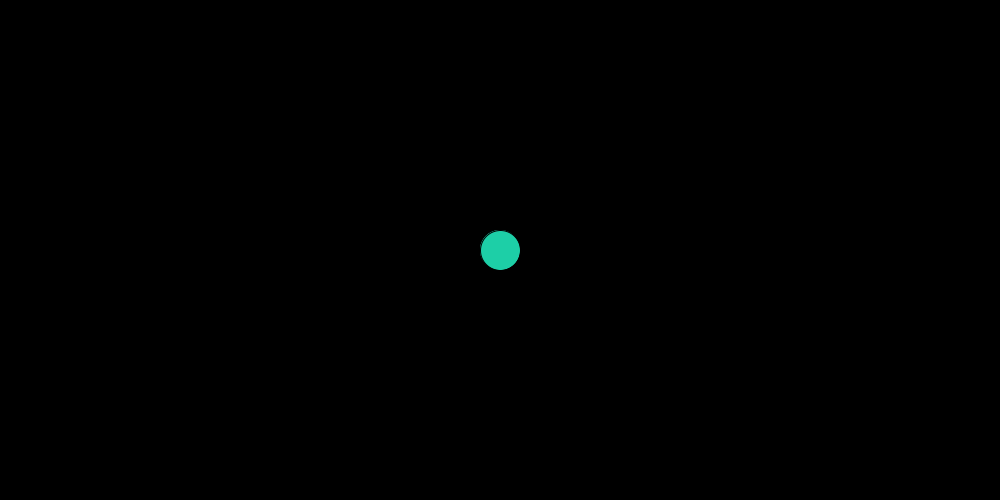
Frame 1 (no input)
Frame 60 (the mouse pressed at the canvas centre just before this capture): identical to frame 1, image omitted
Frame 120 (the mouse held since frame 60 and released just before this capture): identical to frame 1, image omitted

The Processing sketch that drew this single still picture (run headless with seeded random() and noise(); from frame 60 on, the mouse is pressed at the canvas centre):

// Processing sketch: Platformer
// ── Platformer.pde
//Midterm Project
//Justin Whitfield

Ball boy;

//Setup used to store window 
void setup() {
  //Size for window
  size(1000, 500);
  //Initialization for ball
  boy = new Ball();
}

//Draw method used to store background
void draw() {
  //Background for window
  background(0);
  //Calls movement method on Ball
  boy.move();
  //Calls display method on Ball
  boy.display();
}

// ── Ball.pde
//Declaration for Ball class
class Ball {
  //Properties
  //Datatype that's declared for the X variable
  float x;
  //Datatype that's declared for the Y variable
  float y;
  float preX;
  float preY;
  //Constructor

  //Ball method 
  Ball() {

    x = width/2;
    y = height/2;
    ////Location and size for ball
    //ellipse(450, 350, 40, 40);
    //Color for ball
    fill(255);
  }

  //Movement method for ball
  void move() {
    if (keyPressed) {
      if (key == 'a') {
        fill(#BAD3F6);
        x--;
      }
    } else {
      fill(#F8E3E6);
    }
    
    if (keyPressed) {
       if (key == 'd') {
         fill(#4E4A52);
         x++;
       }
    } else {
      fill(#1DCFA7);
    }
     //Ball used when 
    ellipse(x, y, 40, 40);
  }



  //Display method for ball
  void display() {
    //Location and size for ball
    ellipse(x, y, 40, 40);
  }
}

// ── Platforms.pde
//Declaration for Platform class 
class Platform {
  //Properties

  //Datatype that's declared for the X variable
  float x;
  //Datatype that's declared for the Y variable
  float y;
  //Datatype that's declared for the W variable
  float w;
  //Datatype that's declared for the H variable
  float h;
  int xPos;
  int xDir;

  //Constructor
  Platform(float tempY, int tempxDir, int tempxPos) {
    x= 0;
    y= tempY;
    w= 150;
    h= 50;
    xPos=tempxPos;
    xDir=tempxDir;
  }
  
  //Movement method for platform
  void move() {
    //for (int p = 0; p < 30; p = p+4) { 
    //  rect(p, y, w, h);
    //}
    rect(xPos, y, w, h);
    xPos=xPos+xDir;
    if (xPos+w>width || xPos<0)
    {
      xDir=-xDir;
    }

    //if (xPos>width-20 || xPos+w<width)
    //{
    //  xDir=+xDir;
    //}
  }

  //Display method for platform
  void display() {
    //Location and size for platform
    //rect(x, y, w, h);
    fill(#db75c5);
  }
}
